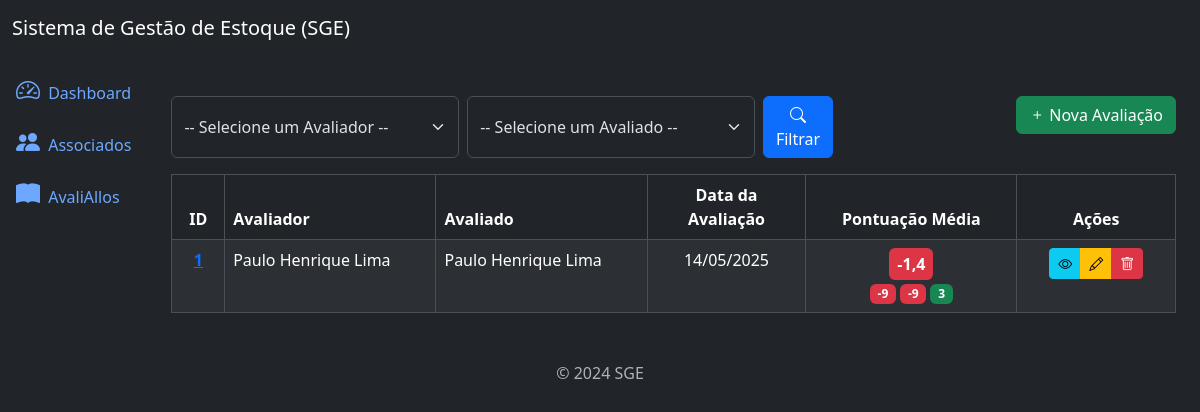
/api/v1/avaliacao/list/ (signed in), run on an earlier commit of the app's database.
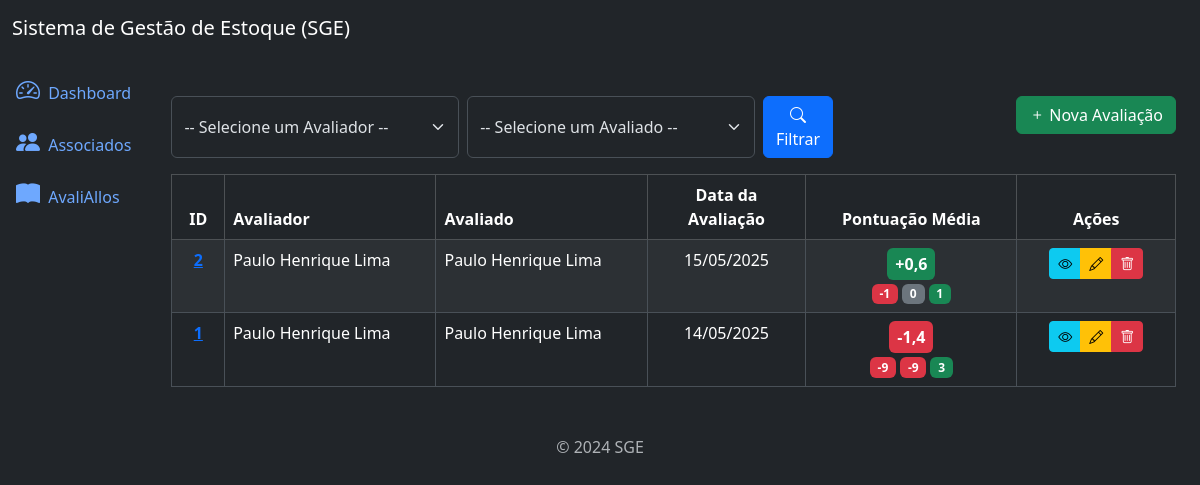
And on a later commit of the database.
### avalicao/models.py (models this page shows, shortened)
class Avaliacao(models.Model):
    pk_avaliacao = models.AutoField(primary_key=True, verbose_name='ID')
    fk_avaliador = models.ForeignKey(Avaliador, on_delete=models.CASCADE, related_name='Availicaos')
    fk_avaliado = models.ForeignKey(Avaliado, on_delete=models.CASCADE, related_name='Availicaos')
    dat_avaliacao  = models.DateField(verbose_name="Data da Avalicao")
    SCORE_CHOICES = [
        (-9, '-9'),
        (-3, '-3'),
        (-1, '-1'),
        (0, '0'),
        (1, '+1'),
        (3, '+3'),
        (9, '+9'),
    ]
    estagio_mudanca = models.IntegerField(choices=SCORE_CHOICES, verbose_name="Estágio de Mudança")
    estrutura = models.IntegerField(choices=SCORE_CHOICES, verbose_name="Estruturação da Sessão")
    encerramento = models.IntegerField(choices=SCORE_CHOICES, verbose_name="Qualidade do Encerramento")
    acolhimento = models.IntegerField(choices=SCORE_CHOICES, verbose_name="Nível de Acolhimento")
    seguranca_terapeuta = models.IntegerField(choices=SCORE_CHOICES, verbose_name="Segurança Transmitida pelo Terapeuta")
    seguranca_metodo = models.IntegerField(choices=SCORE_CHOICES, verbose_name="Segurança no Método Aplicado")
    aprofundar = models.IntegerField(choices=SCORE_CHOICES, verbose_name="Capacidade de Aprofundamento")
    hipoteses = models.IntegerField(choices=SCORE_CHOICES, verbose_name="Formulação de Hipóteses")
    interpretativa = models.IntegerField(choices=SCORE_CHOICES, verbose_name="Capacidade Interpretativa")
    frase_timing = models.IntegerField(choices=SCORE_CHOICES, verbose_name="Timing e Qualidade das Frases")
    corpo_setting = models.IntegerField(choices=SCORE_CHOICES, verbose_name="Atenção ao Corpo e Setting")
    insight_potencia = models.IntegerField(choices=SCORE_CHOICES, verbose_name="Potência de Insights Gerados")
    def get_avg_score(self):
        scores = [
            self.estagio_mudanca, self.estrutura, self.encerramento,
            self.acolhimento, self.seguranca_terapeuta, self.seguranca_metodo,
            self.aprofundar, self.hipoteses, self.interpretativa,
            self.frase_timing, self.corpo_setting, self.insight_potencia
        ]
        return sum(scores) / len(scores)
    class Meta:
        verbose_name = 'Availiallos'
        verbose_name_plural = 'Availiallos'
        ordering = ['-dat_avaliacao']

class Avaliador(models.Model):
    pk_avaliador = models.AutoField(primary_key=True, verbose_name='ID')
    nome = models.CharField(max_length=200)
    created_at = models.DateTimeField(auto_now_add=True, verbose_name="Data de Criação")
    updated_at = models.DateTimeField(auto_now=True, verbose_name="Data de Atualização")
    def __str__(self):
        return self.nome
    class Meta:
        verbose_name = 'Avaliador'
        verbose_name_plural = 'Avaliadores'

class Avaliado(models.Model):
    pk_avaliado = models.AutoField(primary_key=True, verbose_name='ID')
    nome = models.CharField(max_length=200, verbose_name='Nome completo')
    is_associate = models.BooleanField(default=False, verbose_name='É associado')
    created_at = models.DateTimeField(auto_now_add=True, verbose_name="Data de Criação")
    updated_at = models.DateTimeField(auto_now=True, verbose_name="Data de Atualização")
    def __str__(self):
        return self.nome
    class Meta:
        verbose_name = 'Avaliado'
        verbose_name_plural = 'Avaliados'

### avalicao/views.py (the view)
# urls.py: path('avaliacao/list/', views.AvaliacaoListView.as_view(), name='avaliacao-list'),
class AvaliacaoListView(LoginRequiredMixin, PermissionRequiredMixin, ListView):
    model = models.Avaliacao
    template_name = 'avaliacao_list.html'
    context_object_name = 'avaliacoes'  # Corrigido: 'avaliacaos' para 'avaliacoes'
    paginate_by = 10
    permission_required = 'avaliacao.view_avaliacao'
    def get_queryset(self):
        queryset = super().get_queryset()
        avaliador_id = self.request.GET.get('avaliador')
        avaliado_id = self.request.GET.get('avaliado')
        if avaliador_id:
            queryset = queryset.filter(fk_avaliador__pk=avaliador_id)
        if avaliado_id:
            queryset = queryset.filter(fk_avaliado__pk=avaliado_id)
        return queryset
    def get_context_data(self, **kwargs):
        context = super().get_context_data(**kwargs)
        context['avaliadores'] = models.Avaliador.objects.all()
        context['avaliados'] = models.Avaliado.objects.all()
        return context

### avalicao/templates/avaliacao_list.html (shortened to what this page needs)
{% extends 'base.html' %}
{% block content %}
<div class="row mb-3">
  <div class="col-md-8">
    <form method="get" action="{% url 'avaliacao-list' %}" class="d-flex gap-2">
      <select name="avaliador" class="form-select">
        <option value="">-- Selecione um Avaliador --</option>
      </select>
      <select name="avaliado" class="form-select">
        <option value="">-- Selecione um Avaliado --</option>
      </select>
      <button type="submit" class="btn btn-primary">
        <i class="bi bi-search"></i> Filtrar
      </button>
    </form>
  </div>
  {% if perms.avaliacao.add_avaliacao %}
  <div class="col-md-4">
    <a href="{% url 'avaliacao-create' %}" class="btn btn-success float-end">
      <i class="bi bi-plus"></i> Nova Avaliação
    </a>
  </div>
  {% endif %}
</div>
<div class="table-responsive">
  <table class="table table-striped table-bordered">
    <thead class="table-dark">
      <tr>
        <th class="text-center" style="width: 5%">ID</th>
        <th style="width: 20%">Avaliador</th>
        <th style="width: 20%">Avaliado</th>
        <th class="text-center" style="width: 15%">Data da Avaliação</th>
        <th class="text-center" style="width: 20%">Pontuação Média</th>
        <th class="text-center" style="width: 15%">Ações</th>
      </tr>
    </thead>
    <tbody>
      {% for avaliacao in avaliacoes %}
      <tr>
        <td class="text-center">
          <a href="{% url 'avaliacao-detail' avaliacao.pk_avaliacao %}" class="text-primary fw-semibold">
            {{ avaliacao.pk_avaliacao }}
          </a>
        </td>
        <td>{{ avaliacao.fk_avaliador }}</td>
        <td>{{ avaliacao.fk_avaliado }}</td>
        <td class="text-center">{{ avaliacao.dat_avaliacao|date:"d/m/Y" }}</td>
        <td class="text-center">
          {% if avaliacao.get_avg_score %}
            {% with score=avaliacao.get_avg_score %}
              {% if score < 0 %}
                <span class="badge bg-danger fs-6 p-2">{{ score|floatformat:1 }}</span>
              {% elif score == 0 %}
                <span class="badge bg-secondary fs-6 p-2">{{ score|floatformat:1 }}</span>
              {% else %}
                <span class="badge bg-success fs-6 p-2">+{{ score|floatformat:1 }}</span>
              {% endif %}
            {% endwith %}
          {% endif %}
          <div class="d-flex justify-content-center gap-1 mt-1">
            <span class="badge {% if avaliacao.estagio_mudanca < 0 %}bg-danger{% elif avaliacao.estagio_mudanca == 0 %}bg-secondary{% else %}bg-success{% endif %}" title="Estágio de Mudança">
              {{ avaliacao.estagio_mudanca }}
            </span>
            <span class="badge {% if avaliacao.estrutura < 0 %}bg-danger{% elif avaliacao.estrutura == 0 %}bg-secondary{% else %}bg-success{% endif %}" title="Estruturação da Sessão">
              {{ avaliacao.estrutura }}
            </span>
            <span class="badge {% if avaliacao.acolhimento < 0 %}bg-danger{% elif avaliacao.acolhimento == 0 %}bg-secondary{% else %}bg-success{% endif %}" title="Nível de Acolhimento">
              {{ avaliacao.acolhimento }}
            </span>
          </div>
        </td>
        <td class="text-center">
          <div class="btn-group">
            <a href="{% url 'avaliacao-detail' avaliacao.pk_avaliacao %}" class="btn btn-info btn-sm" title="Visualizar">
              <i class="bi bi-eye"></i>
            </a>
            {% if perms.avaliacao.change_avaliacao %}
            <a href="{% url 'avaliacao-update' avaliacao.pk_avaliacao %}" class="btn btn-warning btn-sm" title="Editar">
              <i class="bi bi-pencil"></i>
            </a>
            {% endif %}
            {% if perms.avaliacao.delete_avaliacao %}
            <a href="{% url 'avaliacao-delete' avaliacao.pk_avaliacao %}" class="btn btn-danger btn-sm" title="Excluir">
              <i class="bi bi-trash"></i>
            </a>
            {% endif %}
          </div>
        </td>
      </tr>
      {% empty %}
      <tr>
        <td colspan="6" class="text-center">
          <p class="my-3">Nenhuma avaliação encontrada.</p>
        </td>
      </tr>
      {% endfor %}
    </tbody>
  </table>
</div>
{% endblock %}

What changed in the data, as far as the page shows it:
added Avaliacao: pk_avaliacao "2", fk_avaliador "Paulo Henrique Lima", fk_avaliado "Paulo Henrique Lima", dat_avaliacao "15/05/2025", get_avg_score "0,6", estagio_mudanca "-1", estrutura "0", acolhimento "1"
